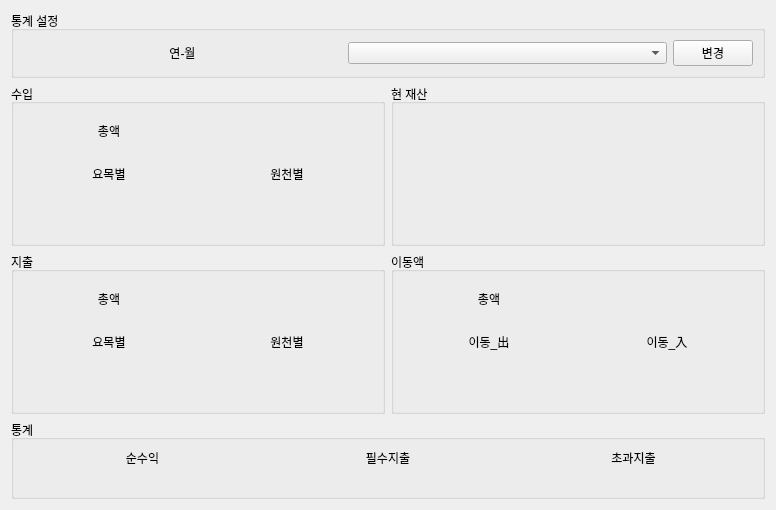
<?xml version="1.0" encoding="UTF-8"?>
<ui version="4.0">
 <class>TabStatM</class>
 <widget class="QWidget" name="TabStatM">
  <property name="geometry">
   <rect>
    <x>0</x>
    <y>0</y>
    <width>776</width>
    <height>510</height>
   </rect>
  </property>
  <property name="windowTitle">
   <string>TabStatM</string>
  </property>
  <layout class="QGridLayout" name="glCent">
   <item row="2" column="0">
    <widget class="QGroupBox" name="gbOutcome">
     <property name="title">
      <string>지출</string>
     </property>
     <layout class="QGridLayout" name="glOutcome">
      <item row="3" column="2">
       <widget class="QLabel" name="lbTitleOutcome23">
        <property name="alignment">
         <set>Qt::AlignCenter</set>
        </property>
       </widget>
      </item>
      <item row="3" column="3">
       <widget class="QLabel" name="lbTitleOutcome24">
        <property name="alignment">
         <set>Qt::AlignCenter</set>
        </property>
       </widget>
      </item>
      <item row="3" column="0">
       <widget class="QLabel" name="lbTitleOutcome21">
        <property name="alignment">
         <set>Qt::AlignCenter</set>
        </property>
       </widget>
      </item>
      <item row="3" column="1">
       <widget class="QLabel" name="lbTitleOutcome22">
        <property name="alignment">
         <set>Qt::AlignCenter</set>
        </property>
       </widget>
      </item>
      <item row="1" column="2" colspan="2">
       <widget class="QLabel" name="lbTitleOutcome12">
        <property name="text">
         <string>원천별</string>
        </property>
        <property name="alignment">
         <set>Qt::AlignCenter</set>
        </property>
       </widget>
      </item>
      <item row="1" column="0" colspan="2">
       <widget class="QLabel" name="lbTitleOutcome11">
        <property name="text">
         <string>요목별</string>
        </property>
        <property name="alignment">
         <set>Qt::AlignCenter</set>
        </property>
       </widget>
      </item>
      <item row="0" column="0" colspan="2">
       <widget class="QLabel" name="lbTitleOutcome">
        <property name="text">
         <string>총액</string>
        </property>
        <property name="alignment">
         <set>Qt::AlignCenter</set>
        </property>
       </widget>
      </item>
      <item row="0" column="2" colspan="2">
       <widget class="QLabel" name="lbSumOutcome">
        <property name="alignment">
         <set>Qt::AlignCenter</set>
        </property>
       </widget>
      </item>
     </layout>
    </widget>
   </item>
   <item row="1" column="0">
    <widget class="QGroupBox" name="gbIncome">
     <property name="title">
      <string>수입</string>
     </property>
     <layout class="QGridLayout" name="glIncome">
      <item row="2" column="2">
       <widget class="QLabel" name="lbTitleIncome23">
        <property name="alignment">
         <set>Qt::AlignCenter</set>
        </property>
       </widget>
      </item>
      <item row="2" column="0">
       <widget class="QLabel" name="lbTitleIncome21">
        <property name="alignment">
         <set>Qt::AlignCenter</set>
        </property>
       </widget>
      </item>
      <item row="2" column="1">
       <widget class="QLabel" name="lbTitleIncome22">
        <property name="alignment">
         <set>Qt::AlignCenter</set>
        </property>
       </widget>
      </item>
      <item row="1" column="0" colspan="2">
       <widget class="QLabel" name="lbTitleIncome11">
        <property name="text">
         <string>요목별</string>
        </property>
        <property name="alignment">
         <set>Qt::AlignCenter</set>
        </property>
       </widget>
      </item>
      <item row="2" column="3">
       <widget class="QLabel" name="lbTitleIncome24">
        <property name="alignment">
         <set>Qt::AlignCenter</set>
        </property>
       </widget>
      </item>
      <item row="1" column="2" colspan="2">
       <widget class="QLabel" name="lbTitleIncome12">
        <property name="text">
         <string>원천별</string>
        </property>
        <property name="alignment">
         <set>Qt::AlignCenter</set>
        </property>
       </widget>
      </item>
      <item row="0" column="0" colspan="2">
       <widget class="QLabel" name="lbTitleIncome">
        <property name="text">
         <string>총액</string>
        </property>
        <property name="alignment">
         <set>Qt::AlignCenter</set>
        </property>
       </widget>
      </item>
      <item row="0" column="2" colspan="2">
       <widget class="QLabel" name="lbSumIncome">
        <property name="alignment">
         <set>Qt::AlignCenter</set>
        </property>
       </widget>
      </item>
     </layout>
    </widget>
   </item>
   <item row="1" column="1">
    <widget class="QGroupBox" name="gbCurrent">
     <property name="title">
      <string>현 재산</string>
     </property>
     <layout class="QGridLayout" name="glCurrent">
      <item row="1" column="0">
       <widget class="QLabel" name="lbTitleCurrent1">
        <property name="alignment">
         <set>Qt::AlignCenter</set>
        </property>
       </widget>
      </item>
      <item row="0" column="0" colspan="2">
       <widget class="QLabel" name="lbTitleCurrent">
        <property name="alignment">
         <set>Qt::AlignCenter</set>
        </property>
       </widget>
      </item>
      <item row="1" column="1">
       <widget class="QLabel" name="lbTitleCurrent2">
        <property name="alignment">
         <set>Qt::AlignCenter</set>
        </property>
       </widget>
      </item>
     </layout>
    </widget>
   </item>
   <item row="3" column="0" colspan="2">
    <widget class="QGroupBox" name="gbStat">
     <property name="sizePolicy">
      <sizepolicy hsizetype="Preferred" vsizetype="Fixed">
       <horstretch>0</horstretch>
       <verstretch>0</verstretch>
      </sizepolicy>
     </property>
     <property name="title">
      <string>통계</string>
     </property>
     <layout class="QGridLayout" name="glStat">
      <item row="0" column="0">
       <widget class="QLabel" name="lbTitleNet">
        <property name="sizePolicy">
         <sizepolicy hsizetype="Preferred" vsizetype="Fixed">
          <horstretch>0</horstretch>
          <verstretch>0</verstretch>
         </sizepolicy>
        </property>
        <property name="text">
         <string>순수익</string>
        </property>
        <property name="alignment">
         <set>Qt::AlignCenter</set>
        </property>
       </widget>
      </item>
      <item row="0" column="1">
       <widget class="QLabel" name="lbTitleOut1">
        <property name="sizePolicy">
         <sizepolicy hsizetype="Preferred" vsizetype="Fixed">
          <horstretch>0</horstretch>
          <verstretch>0</verstretch>
         </sizepolicy>
        </property>
        <property name="text">
         <string>필수지출</string>
        </property>
        <property name="alignment">
         <set>Qt::AlignCenter</set>
        </property>
       </widget>
      </item>
      <item row="0" column="2">
       <widget class="QLabel" name="lbTitleOut2">
        <property name="sizePolicy">
         <sizepolicy hsizetype="Preferred" vsizetype="Fixed">
          <horstretch>0</horstretch>
          <verstretch>0</verstretch>
         </sizepolicy>
        </property>
        <property name="text">
         <string>초과지출</string>
        </property>
        <property name="alignment">
         <set>Qt::AlignCenter</set>
        </property>
       </widget>
      </item>
      <item row="1" column="0">
       <widget class="QLabel" name="lbNet">
        <property name="sizePolicy">
         <sizepolicy hsizetype="Preferred" vsizetype="Fixed">
          <horstretch>0</horstretch>
          <verstretch>0</verstretch>
         </sizepolicy>
        </property>
        <property name="alignment">
         <set>Qt::AlignCenter</set>
        </property>
       </widget>
      </item>
      <item row="1" column="1">
       <widget class="QLabel" name="lbOut1">
        <property name="sizePolicy">
         <sizepolicy hsizetype="Preferred" vsizetype="Fixed">
          <horstretch>0</horstretch>
          <verstretch>0</verstretch>
         </sizepolicy>
        </property>
        <property name="alignment">
         <set>Qt::AlignCenter</set>
        </property>
       </widget>
      </item>
      <item row="1" column="2">
       <widget class="QLabel" name="lbOut2">
        <property name="sizePolicy">
         <sizepolicy hsizetype="Preferred" vsizetype="Fixed">
          <horstretch>0</horstretch>
          <verstretch>0</verstretch>
         </sizepolicy>
        </property>
        <property name="alignment">
         <set>Qt::AlignCenter</set>
        </property>
       </widget>
      </item>
     </layout>
    </widget>
   </item>
   <item row="2" column="1">
    <widget class="QGroupBox" name="gbMove">
     <property name="title">
      <string>이동액</string>
     </property>
     <layout class="QGridLayout" name="glMove">
      <item row="2" column="0">
       <widget class="QLabel" name="lbTitleMove21">
        <property name="alignment">
         <set>Qt::AlignCenter</set>
        </property>
       </widget>
      </item>
      <item row="2" column="2">
       <widget class="QLabel" name="lbTitleMove23">
        <property name="alignment">
         <set>Qt::AlignCenter</set>
        </property>
       </widget>
      </item>
      <item row="2" column="3">
       <widget class="QLabel" name="lbTitleMove24">
        <property name="alignment">
         <set>Qt::AlignCenter</set>
        </property>
       </widget>
      </item>
      <item row="2" column="1">
       <widget class="QLabel" name="lbTitleMove22">
        <property name="alignment">
         <set>Qt::AlignCenter</set>
        </property>
       </widget>
      </item>
      <item row="1" column="0" colspan="2">
       <widget class="QLabel" name="lbTitleMove11">
        <property name="text">
         <string>이동_出</string>
        </property>
        <property name="alignment">
         <set>Qt::AlignCenter</set>
        </property>
       </widget>
      </item>
      <item row="1" column="2" colspan="2">
       <widget class="QLabel" name="lbTitleMove12">
        <property name="text">
         <string>이동_入</string>
        </property>
        <property name="alignment">
         <set>Qt::AlignCenter</set>
        </property>
       </widget>
      </item>
      <item row="0" column="0" colspan="2">
       <widget class="QLabel" name="lbTitleMove">
        <property name="text">
         <string>총액</string>
        </property>
        <property name="alignment">
         <set>Qt::AlignCenter</set>
        </property>
       </widget>
      </item>
      <item row="0" column="2" colspan="2">
       <widget class="QLabel" name="lbSumMove">
        <property name="alignment">
         <set>Qt::AlignCenter</set>
        </property>
       </widget>
      </item>
     </layout>
    </widget>
   </item>
   <item row="0" column="0" colspan="2">
    <widget class="QGroupBox" name="gbMonth">
     <property name="sizePolicy">
      <sizepolicy hsizetype="Preferred" vsizetype="Fixed">
       <horstretch>0</horstretch>
       <verstretch>0</verstretch>
      </sizepolicy>
     </property>
     <property name="title">
      <string>통계 설정</string>
     </property>
     <layout class="QHBoxLayout" name="horizontalLayout">
      <item>
       <widget class="QLabel" name="lbTitleMonth">
        <property name="text">
         <string>연-월</string>
        </property>
        <property name="alignment">
         <set>Qt::AlignCenter</set>
        </property>
       </widget>
      </item>
      <item>
       <widget class="QComboBox" name="cbMonth"/>
      </item>
      <item>
       <widget class="QPushButton" name="btnChange">
        <property name="sizePolicy">
         <sizepolicy hsizetype="Fixed" vsizetype="Fixed">
          <horstretch>0</horstretch>
          <verstretch>0</verstretch>
         </sizepolicy>
        </property>
        <property name="text">
         <string>변경</string>
        </property>
       </widget>
      </item>
     </layout>
    </widget>
   </item>
  </layout>
 </widget>
 <resources/>
 <connections/>
</ui>
